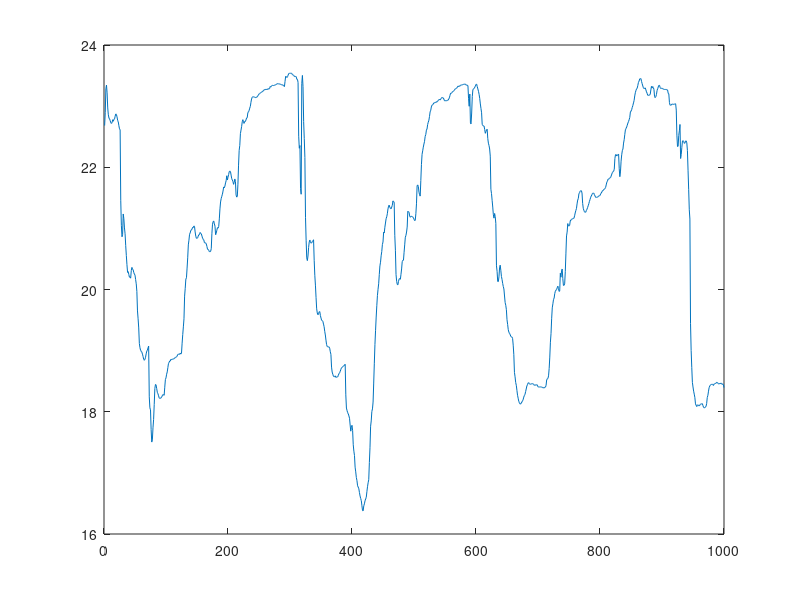
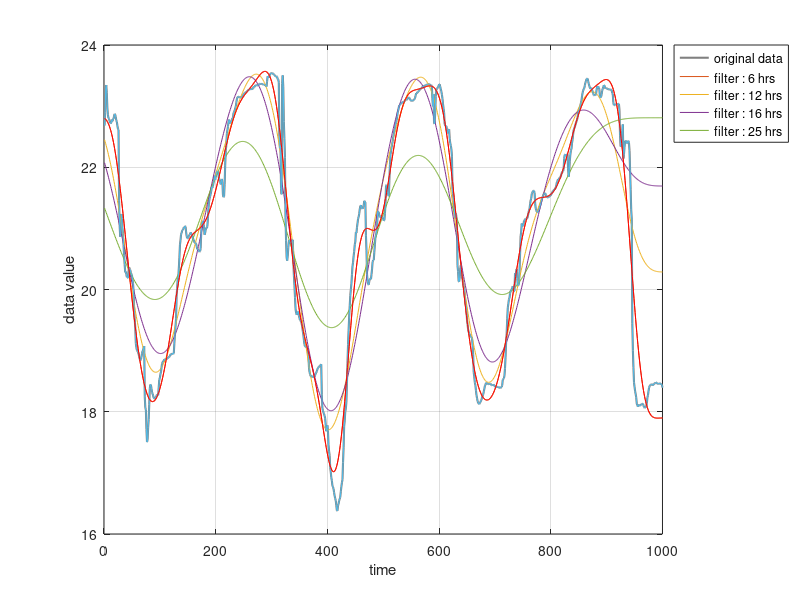
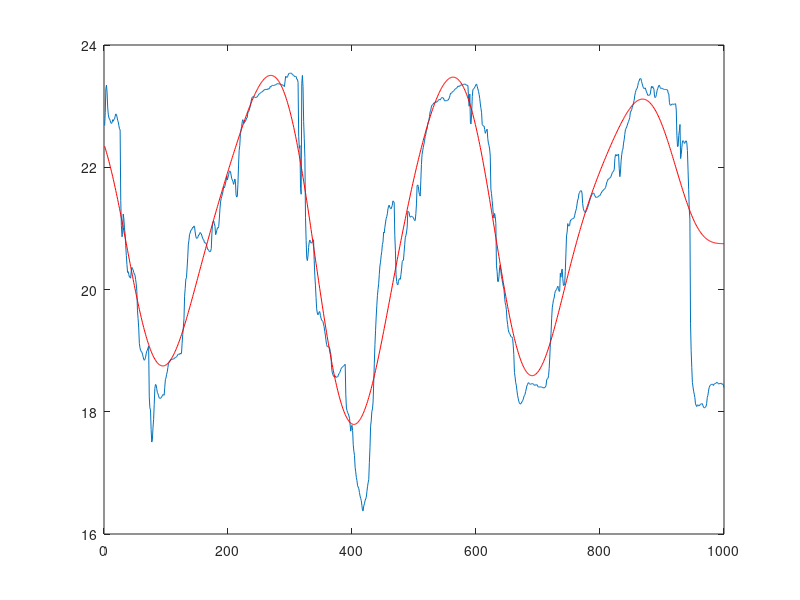
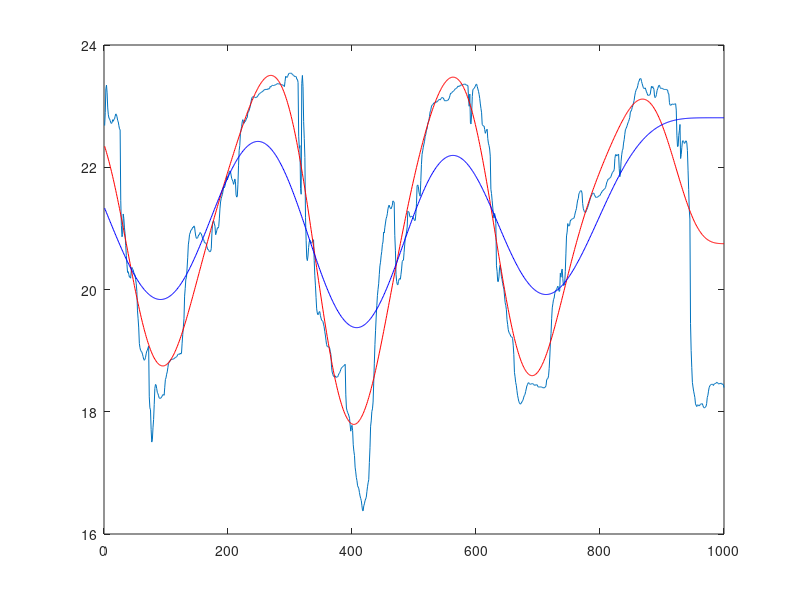

Recreate these plots in MATLAB, in order.
clear;clc;clf
load('xx.txt')
% x1 = xx(1:1000);
x1 = xx(3501:4500);
figure(1)
t = linspace(1,length(x1),length(x1));
plot(x1)
delta_t = 5*60; % 5分鐘
fn = 1/(2*delta_t);

figure(2)
hour_group = [6 12 16 25];
p1 = plot(t,x1,'LineWidth',1.5,'Color',[0.5 0.5 0.5]);
for i = 1:length(hour_group)
    hold on;
    fB = 1/(hour_group(i)*3600)/fn; 
    [B,A] = butter(4,fB);
    xx1 = filtfilt(B,A,x1);
    
    p_filt{i} = plot(t,xx1)
end
xlabel('time');ylabel('data value');grid on;
legend([p1,p_filt{1},p_filt{2},p_filt{3},p_filt{4}],...
    {'original data','filter : 6 hrs','filter : 12 hrs','filter : 16 hrs','filter : 25 hrs'},...
    'Location','bestoutside')
%% 過濾 6 12 16 25 小時 (HW:1)
fB = 1/(6*3600)/fn; % 6 小時
[B,A] = butter(4,fB);
xx1 = filtfilt(B,A,x1);
t = linspace(1,length(x1),length(x1));
figure(2)
plot(t,x1,t,xx1,'-r')
%% 過濾 12 小時 (HW:2)
fB = 1/(13*3600)/fn; % 13 小時
[B,A] = butter(4,fB);
xx1 = filtfilt(B,A,x1);
t = linspace(1,length(x1),length(x1));
figure(3)
plot(t,x1,t,xx1,'-r')
%% 過濾 30 小時 (HW:3)
fB = 1/(30*3600)/fn; % 30 小時
[B,A] = butter(4,fB);
xx2 = filtfilt(B,A,x1);
t = linspace(1,length(x1),length(x1));
figure(4)
plot(t,x1,t,xx1,'-r',t,xx2,'b')
%% 過濾 25 小時 (HW:4)
fB = 1/(25*3600)/fn; % 30 小時
[B,A] = butter(4,fB);
xx2 = filtfilt(B,A,x1);
t = linspace(1,length(x1),length(x1));
figure(4)
plot(t,x1,t,xx1,'-r',t,xx2,'b')
% %% 過濾 6 小時 (第7001到8000筆資料)
% fB = 1/(6*3600)/fn; % 6 小時
% [B,A] = butter(4,fB);
% xx1 = filtfilt(B,A,x1);
% t = linspace(1,length(x1),length(x1));
% figure(2)
% plot(t,x1,t,xx1,'-r')
% %% 過濾 13 小時 (第1到1000筆資料)
% fB = 1/(13*3600)/fn; % 13 小時
% [B,A] = butter(4,fB);
% xx1 = filtfilt(B,A,x1);
% t = linspace(1,length(x1),length(x1));
% figure(3)
% plot(t,x1,t,xx1,'-r')
% %% 過濾 30 小時 (第1到1000筆資料)
% fB = 1/(30*3600)/fn; % 30 小時
% [B,A] = butter(4,fB);
% xx2 = filtfilt(B,A,x1);
% t = linspace(1,length(x1),length(x1));
% figure(4)
% plot(t,x1,t,xx1,'-r',t,xx2,'b')


